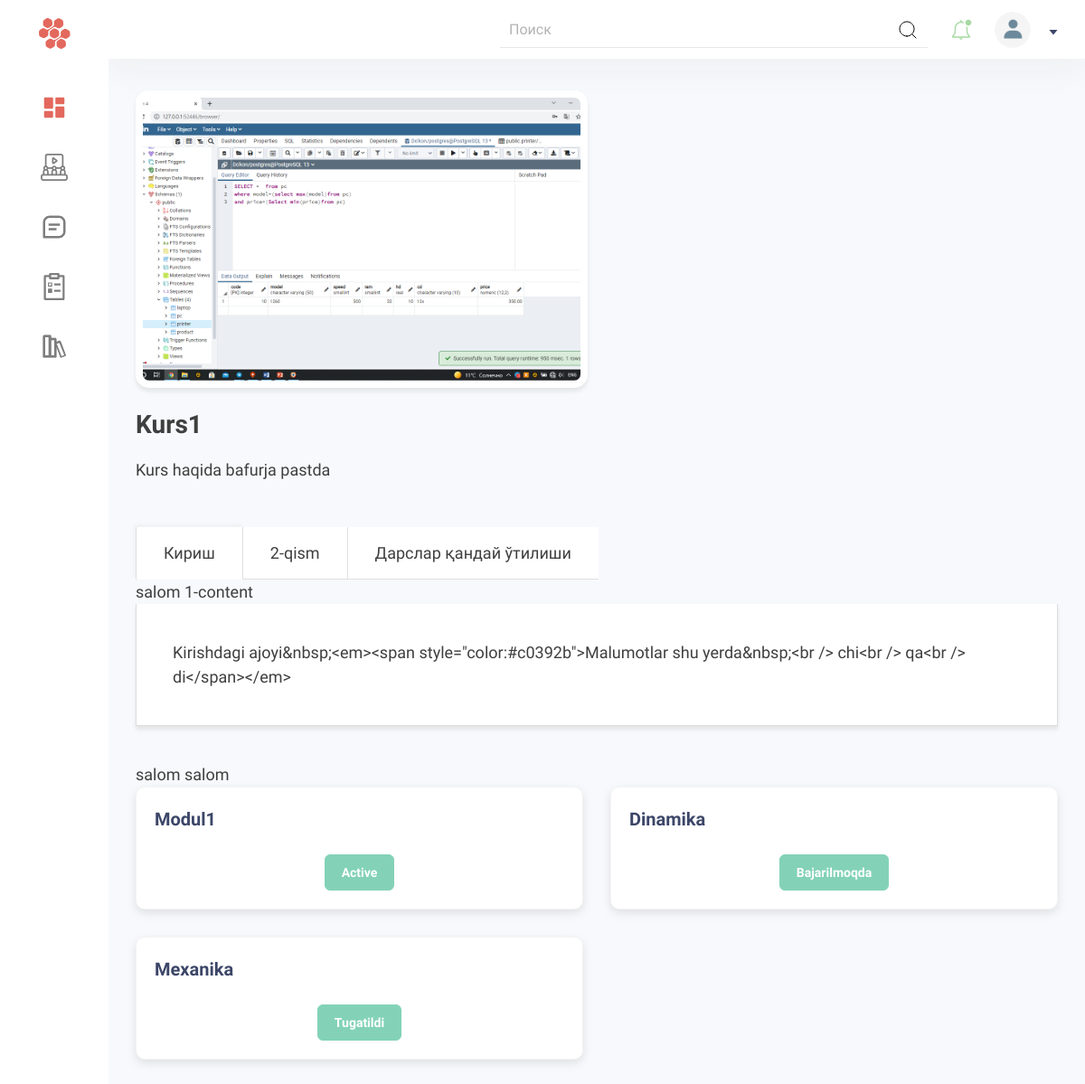
The app's page /dash_models/ with its own data.
### models1/models.py (models this page shows, shortened)
class DescriptModel(models.Model):
    class Meta:
        verbose_name = 'Kurs uchun description'
        verbose_name_plural = 'Kurs uchun descriptionlar'
    m_id = models.ForeignKey(KursModel, on_delete=models.CASCADE, null=True, verbose_name='Kurs')
    title = models.CharField(max_length=30)
    subtitle = models.CharField(max_length=60)
    image = models.ImageField(upload_to = 'static/Models/images')
    added_at = models.DateTimeField(auto_now_add=True)

class DesContentModel(models.Model):# Contentlar uchun
    des = models.ForeignKey(DescriptModel, on_delete=models.CASCADE,  null=True, verbose_name='Description Model')
    title = models.CharField(max_length=25, null=True)
    content = RichTextField(verbose_name = 'Conent', null=True)

class MainModel(models.Model):
    class Meta:
        verbose_name = 'Asosiy Model'
        verbose_name_plural = 'Asosiy Modellar'
    kurs_id = models.ForeignKey('KursModel', on_delete=models.CASCADE,  verbose_name='Kurs')
    title = models.CharField(max_length=50)
    position = models.PositiveIntegerField(verbose_name='Positsiyasi', help_text='qayerda kelishini korsating Masalan: 1 yoki 5 orinda kelsin')
    STATUS_CHOICES = (
        ('Active', 'Active'),
        ('Bajarilmoqda', 'Bajarilmoqda'),
        ('Tugatildi', 'Tugatildi'),
        ('Failing', 'Failing'),
    )
    status = models.CharField(max_length=15, choices=STATUS_CHOICES, default='Active')
    addet_at = models.DateTimeField(auto_now_add=True, verbose_name='Model qoshilgan vaqt')

### models1/views.py (the view)
# urls.py: path('', views.dash_model, name='dash_model'),
def dash_model(request):
    description = models.DescriptModel.objects.filter(m_id=1).first()
    mdls = models.MainModel.objects.all()
    contents = models.DesContentModel.objects.filter(des=description)
    for i in mdls:
        print('Pk: ', i.id)
    context = {
        'models': mdls,
        'description': description,
        'contents': contents
    }
    return render(request, 'dashboard_templates/models_temp/info.html', context)

### templates/dashboard_templates/models_temp/info.html (shortened to what this page needs)
{% load static %}
<!DOCTYPE html>
<html lang="en">
	{% include 'dashboard_templates/helper/dashboard_header.html' %}
	<body>
		<div class="page">
			{% include 'dashboard_templates/helper/dashboard_navbar.html' %}
				<div class="container">
					<div class="info">
						<div class="info__photo__wrapper">
							<div class="info__photo">
								<img
									src="{{ description.image.url }}"
									alt=""
								/>
							</div>
						</div>
						<div class="info__content">
							<h1>{{ description.title }}</h1>
							<p>{{ description.subtitle }}</p>
						</div>
					</div>
					<div class="tab">
						<div class="tab__head">
							{% for i in contents %}
								{% if forloop.counter == 1 %}
									<span class="active" data-tab="tab{{ forloop.counter }}">{{ i.title }}</span>
								{% else %}
									<span data-tab="tab{{ forloop.counter }}">{{ i.title }}</span>
								{% endif %}
							{% endfor %}
						</div>
						{% for b in contents %}
						salom
							{% if forloop.counter == 1%}
								1-content
								<div class="tab__body tab1 active">
									{{ b.content }}
								</div>
							{% else %}
								<div class="tab__body tab2">
									<h2>Что дожно быть</h2>
								</div>
							{% endif %}
						{% endfor %}
					</div>
					<div class="moduls">
						{% for mdl in models %}
							<div class="moduls__item">
								<div class="moduls__box">
									<div class="moduls__header">
										<h1>{{ mdl.title }}</h1>
									</div>
									<a href="{% url 'inside_model' pk=mdl.id %}" target="_blank">{{ mdl.status }}</a>
								</div>
							</div>
						{% endfor %}
					</div>
				</div>
			</main>
		</div>
	</body>
</html>

### static/dashboard/assets/css/style.css (style rules this page uses)
*, *::before, *::after { box-sizing: border-box; margin: 0; padding: 0; -webkit-tap-highlight-color: transparent; }
:root { --plyr-color-main: #e3685d; }
html { font-size: 62.5%; scroll-behavior: smooth; }
body { background-color: #f7f9fc; -webkit-font-smoothing: antialiased; font-family: 'K2D', sans-serif; font-size: 1.8rem; font-weight: 400; line-height: 1.5; color: #3f3f3f; min-height: 100vh; }
a { text-decoration: none; }
img { max-width: 100%; }
.container { width: 100%; padding: 0 30px; margin: 0 auto; max-width: 1366px; }
.moduls { display: flex; flex-wrap: wrap; margin-left: -15px; margin-right: -15px; }
.moduls__item { width: 33.33%; padding: 0 15px; margin-bottom: 30px; }
@media (max-width: 1200px) { .moduls__item { width: 50%; } }
.moduls__box { background-color: #fff; border: 1px solid #f4f4f4; border-radius: 10px; box-shadow: 0px 4px 10px 0px #aaaaaa4d; padding: 20px; display: flex; flex-direction: column; align-items: center; }
.moduls__box > a { font-weight: 700; display: inline-block; font-size: 14px; padding: 12px 18px; border-radius: 6px; background-color: #83d2b7; margin: 0 auto; color: #fff; line-height: 1; transition: 0.2s; border: 1px solid #83d2b7; }
.moduls__header { width: 100%; display: flex; justify-content: space-between; align-items: center; margin-bottom: 24px; }
.moduls__header h1 { font-weight: 700; font-size: 2rem; color: #3c4668; }
.info { display: flex; margin-bottom: 40px; }
@media (max-width: 1200px) { .info { flex-direction: column; } }
.info__photo__wrapper { width: 40%; flex-shrink: 0; }
@media (max-width: 1200px) { .info__photo__wrapper { width: 100%; margin-bottom: 20px; max-width: 500px; } }
.info__photo { border: 8px solid #fff; border-radius: 15px; box-shadow: 0px 4px 4px 0px #aaaaaa40; position: relative; height: 0; padding-bottom: 62.5%; overflow: hidden; }
.info__photo img { position: absolute; top: 50%; left: 50%; transform: translate(-50%, -50%); display: block; width: 100%; height: 100%; object-fit: cover; }
.info__content { padding-left: 20px; width: 60%; display: flex; flex-direction: column; align-items: flex-start; }
@media (max-width: 1200px) { .info__content { padding-left: 0; width: 100%; } }
.info__content > h1 { width: 100%; font-weight: 700; font-size: 3.2rem; margin-bottom: 15px; }
@media (max-width: 1200px) { .info__content > h1 { font-size: 2.8rem; } }
.info__content > p { width: 100%; margin-bottom: 10px; }
.tab__head { display: flex; }
.tab__head span { background-color: #fff; display: block; padding: 15px 30px; display: flex; align-items: center; border-bottom: 0.5px solid #dfdfdf; border-left: 0.5px solid #dfdfdf; cursor: pointer; }
.tab__head span.active { border-bottom: none; box-shadow: -2px -3px 4px 0px #dddddd40; }
.tab__body { background-color: #fff; box-shadow: 0px 4px 4px 0px #aaaaaa40; border-right: 1px solid #dddddd; border-left: 1px solid #dddddd; border-bottom: 1px solid #dddddd; padding: 40px; margin-bottom: 40px; display: none; }
.tab__body.active { display: block; }

### records on screen
DescriptModel: image (picture), title "Kurs1", subtitle "Kurs haqida bafurja pastda"
DesContentModel: title "Кириш", content "Kirishdagi ajoyi&nbsp;<em><span style=\"color:#c0392b\">Malumotlar shu yerda&nbsp;<br /> chi<br /> qa<br /> di</span></em>"
DesContentModel: title "2-qism"
DesContentModel: title "Дарслар қандай ўтилиши"
MainModel: title "Modul1", status "Active"
MainModel: title "Dinamika", status "Bajarilmoqda"
MainModel: title "Mexanika", status "Tugatildi"
